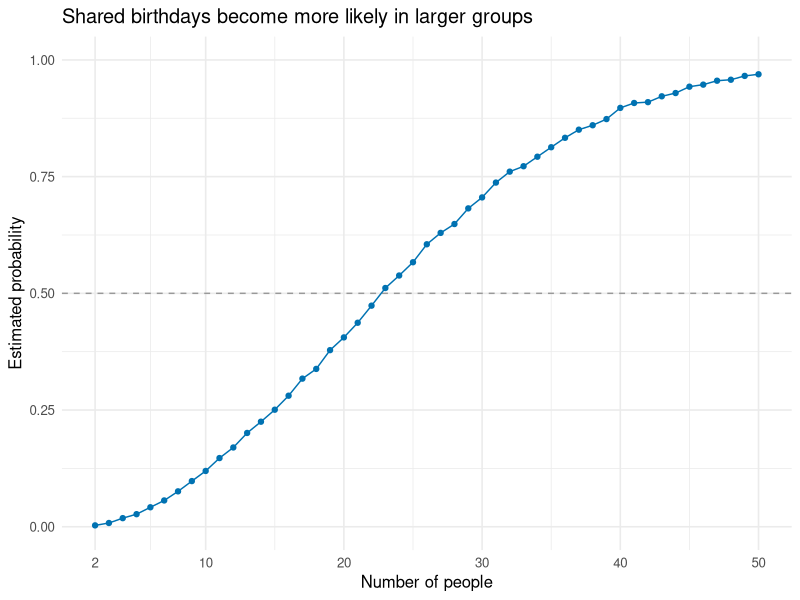

Here is the R script that generated this plot: (Note: this script raises an error after producing the figure.)
## ---- chunk 1
library(tidyverse)

knitr::opts_chunk$set(
  message = FALSE,
  fig.width = 7,
  fig.asp = 0.65,
  out.width = "100%"
)

theme_set(theme_minimal(base_size = 12) + theme(legend.position = "bottom"))
## ---- chunk 2
birthday_repeated = function(n_people) {
  birthdays = sample(1:365, size = n_people, replace = TRUE)
  repeated = length(unique(birthdays)) < n_people
  return(repeated)
}
## ---- chunk 3
set.seed(2367)

birthday_results =
  expand_grid(
    n_people = 2:50,
    iteration = 1:10000
  ) |>
  mutate(shared_birthday = map_lgl(n_people, birthday_repeated))

birthday_summary =
  birthday_results |>
  group_by(n_people) |>
  summarize(probability = mean(shared_birthday), .groups = "drop")
## ---- chunk 4
birthday_summary |>
  ggplot(aes(x = n_people, y = probability)) +
  geom_hline(yintercept = 0.5, linetype = "dashed", color = "grey60") +
  geom_line(color = "#0072B2") +
  geom_point(color = "#0072B2", size = 1.5) +
  scale_x_continuous(breaks = c(2, 10, 20, 30, 40, 50)) +
  scale_y_continuous(limits = c(0, 1)) +
  labs(
    title = "Shared birthdays become more likely in larger groups",
    x = "Number of people",
    y = "Estimated probability"
  )
## ---- chunk 5
study_data =
  tibble(
    file_path = list.files("data", pattern = "\\.csv$", full.names = TRUE)
  ) |>
  mutate(
    observations = map(file_path, read_csv, show_col_types = FALSE),
    file_name = basename(file_path),
    participant_id = str_remove(file_name, "\\.csv$")
  ) |>
  separate(file_name, into = c("arm", "subject_id"), sep = "_") |>
  mutate(
    subject_id = str_remove(subject_id, "\\.csv$"),
    arm = recode(arm, con = "Control", exp = "Experimental")
  ) |>
  select(-file_path) |>
  unnest(observations) |>
  pivot_longer(
    cols = starts_with("week_"),
    names_to = "week",
    names_prefix = "week_",
    values_to = "observation"
  ) |>
  mutate(week = as.integer(week)) |>
  select(participant_id, subject_id, arm, week, observation) |>
  arrange(arm, subject_id, week)
## ---- chunk 6
study_summary =
  study_data |>
  group_by(arm) |>
  summarize(
    participants = n_distinct(participant_id),
    week_1_mean = mean(observation[week == 1]),
    week_8_mean = mean(observation[week == 8]),
    mean_change = week_8_mean - week_1_mean,
    .groups = "drop"
  )

knitr::kable(
  study_summary,
  digits = 2,
  col.names = c("Arm", "Participants", "Week 1 mean", "Week 8 mean", "Mean change"),
  caption = "Group summaries of the longitudinal observations."
)
## ---- chunk 7
study_data |>
  ggplot(aes(x = week, y = observation, group = participant_id, color = arm)) +
  geom_line(alpha = 0.75, linewidth = 0.6) +
  geom_point(alpha = 0.75, size = 1.3) +
  facet_wrap(~arm) +
  scale_x_continuous(breaks = 1:8) +
  scale_color_manual(values = c("Control" = "#0072B2", "Experimental" = "#D55E00")) +
  guides(color = "none") +
  labs(
    title = "Participant trajectories over eight weeks",
    x = "Week",
    y = "Observation"
  )
## ---- chunk 8
sim_t_test = function(mu, n = 30, sigma = 5) {
  sample_data = rnorm(n, mean = mu, sd = sigma)

  test_results =
    t.test(sample_data, mu = 0, alternative = "two.sided") |>
    broom::tidy() |>
    select(estimate, p.value)

  return(test_results)
}
## ---- chunk 9
set.seed(2368)

test_results =
  expand_grid(
    true_mu = 0:6,
    iteration = 1:5000
  ) |>
  mutate(results = map(true_mu, sim_t_test)) |>
  unnest(results) |>
  mutate(rejected = p.value < 0.05)

test_summary =
  test_results |>
  group_by(true_mu) |>
  summarize(
    simulations = n(),
    rejection_rate = mean(rejected),
    mean_estimate = mean(estimate),
    mean_estimate_rejected = mean(estimate[rejected]),
    .groups = "drop"
  )

knitr::kable(
  test_summary,
  digits = 3,
  col.names = c(
    "True mean", "Simulations", "Rejection rate",
    "Mean estimate: all", "Mean estimate: rejected"
  ),
  caption = "Simulation results for two-sided one-sample t-tests."
)
## ---- chunk 10
test_summary |>
  ggplot(aes(x = true_mu, y = rejection_rate)) +
  geom_hline(yintercept = 0.05, linetype = "dashed", color = "grey60") +
  geom_line(color = "#0072B2") +
  geom_point(color = "#0072B2", size = 2) +
  scale_x_continuous(breaks = 0:6) +
  scale_y_continuous(limits = c(0, 1)) +
  labs(
    title = "Power increases with the true effect size",
    x = "True mean",
    y = "Proportion of tests rejecting the null"
  )
## ---- chunk 11
test_summary |>
  select(true_mu, mean_estimate, mean_estimate_rejected) |>
  pivot_longer(
    cols = starts_with("mean_estimate"),
    names_to = "samples",
    values_to = "average_estimate"
  ) |>
  mutate(
    samples = recode(
      samples,
      mean_estimate = "All samples",
      mean_estimate_rejected = "Rejected null only"
    )
  ) |>
  ggplot(aes(x = true_mu, y = average_estimate, color = samples)) +
  geom_abline(intercept = 0, slope = 1, linetype = "dashed", color = "grey50") +
  geom_line() +
  geom_point(size = 2) +
  scale_x_continuous(breaks = 0:6) +
  scale_color_manual(values = c("All samples" = "#0072B2", "Rejected null only" = "#D55E00")) +
  labs(
    title = "Selecting significant tests changes the average estimate",
    x = "True mean",
    y = "Average estimated mean",
    color = NULL
  )
